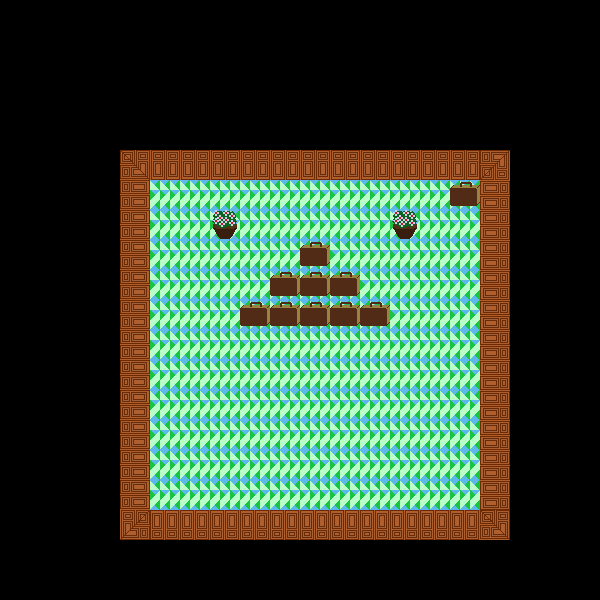

Rendered tile map (Tiled .tmx) drawn with the repository's tilesets; below, a short description and the map source with its tile grids summarised:
An orthogonal 20x20 tile map with 30x30 px tiles, 3 tile layers (sol, mur, tapis), 5 tilesets.

<map version="1.0" orientation="orthogonal" renderorder="right-down" width="20" height="20" tilewidth="30" tileheight="30" nextobjectid="1">
 <tileset firstgid="1" name="carpet1" tilewidth="30" tileheight="30">
  <image source="../data/carpet1.png" width="180" height="60" />
 </tileset>
 <tileset firstgid="13" name="carrelage" tilewidth="30" tileheight="30">
  <image source="../data/carrelage.png" width="120" height="60" />
 </tileset>
 <tileset firstgid="21" name="mur" tilewidth="30" tileheight="30">
  <image source="../data/mur.png" width="120" height="240" />
 </tileset>
 <tileset firstgid="53" name="flower1" tilewidth="30" tileheight="30">
  <image source="../data/flower1.png" width="30" height="30" />
 </tileset>
 <tileset firstgid="54" name="valise" tilewidth="30" tileheight="30">
  <image source="../data/valise1.png" width="30" height="30" />
 </tileset>
 <layer name="sol" width="20" height="20">
  <data>[400 cells, 123 non-empty, 1 distinct tile ids]</data>
 </layer>
 <layer name="mur" width="20" height="20">
  <data>[400 cells, 60 non-empty, 9 distinct tile ids]</data>
 </layer>
 <layer name="tapis" width="20" height="20">
  <data>[400 cells, 0 non-empty, 0 distinct tile ids]</data>
 </layer>
</map>